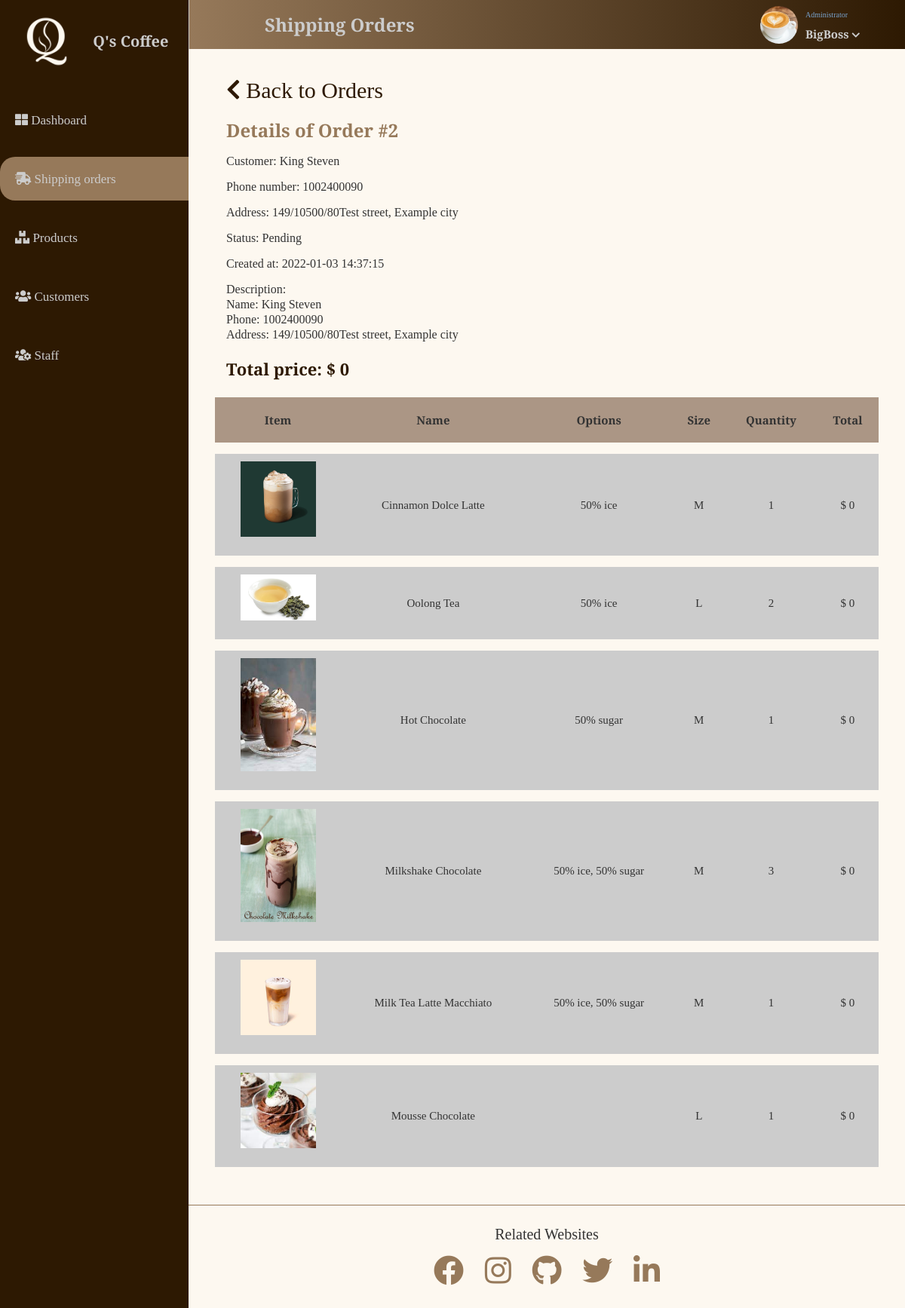
The page /admin/orders/details.php?id=2 (signed in) on the database its author committed.
### tables this page shows
CREATE TABLE `orders` (
  `id` int(11) NOT NULL,
  `customer_id` int(11) DEFAULT NULL,
  `date` timestamp NOT NULL DEFAULT CURRENT_TIMESTAMP,
  `description` text,
  `price` float NOT NULL,
  `status` varchar(10) NOT NULL
);

CREATE TABLE `customers` (
  `id` int(11) NOT NULL,
  `username` varchar(20) NOT NULL,
  `name` varchar(50) NOT NULL,
  `email` varchar(50) NOT NULL,
  `phone` varchar(15) NOT NULL,
  `DOB` date DEFAULT NULL,
  `address` varchar(200) DEFAULT NULL,
  `hashed_password` varchar(100) NOT NULL DEFAULT '$2y$10$.UTq353gU/9.XB8ySXS75.ANbVquqEkZW9mRCg1om5ZS2FW5G2qe2',
  `gender` tinyint(1) NOT NULL DEFAULT '0',
  `avatar` varchar(200) DEFAULT NULL
);

CREATE TABLE `order_details` (
  `order_id` int(11) NOT NULL,
  `item_id` int(11) NOT NULL,
  `quantity` int(11) NOT NULL,
  `price` int(11) NOT NULL,
  `options` varchar(20) NOT NULL,
  `size` varchar(1) NOT NULL
);

CREATE TABLE `items` (
  `id` int(11) NOT NULL,
  `name` varchar(50) NOT NULL,
  `image` varchar(200) NOT NULL,
  `s_price` float DEFAULT NULL,
  `m_price` float DEFAULT NULL,
  `l_price` float DEFAULT NULL,
  `description` text,
  `category` varchar(20) NOT NULL,
  `ice` tinyint(1) NOT NULL,
  `sugar` tinyint(1) NOT NULL
);

### admin/orders/details.php (the view, shortened to what this page needs)
<!DOCTYPE html>
<html lang="en">
<head>
    <link rel="stylesheet" href="https://cdnjs.cloudflare.com/ajax/libs/normalize/8.0.1/normalize.min.css">
    <link rel="stylesheet" href="../assets/css/base.css">
    <link rel="stylesheet" href="../assets/css/main.css">
    <link rel="stylesheet" href="../assets/css/orders.css">
    <link rel="stylesheet" href="https://cdnjs.cloudflare.com/ajax/libs/font-awesome/5.15.1/css/all.min.css" >
</head>
<body>
<?php
       include '../sidebar.php';
        include '../header.php';
        require '../../connect.php';
        $id=$_GET['id'];
        $sql="select order_details.*, items.image,items.name
        from order_details join items on items.id= order_details.item_id
        where order_id=$id";
        $items=$connect->query($sql);
?>
<div class="app">
    <div class="container">
        <div class="orders__details">
            <div class="details">
            <a href="./index.php" class="back"><i class="fas fa-chevron-left"></i> Back to Orders</a>
            <h1>Details of Order #<?php echo $id;?></h1>
            <?php
                $sql="select orders.*,customers.name,customers.address, customers.phone
                from orders join customers on orders.customer_id= customers.id
                where orders.id=$id";
                $res=$connect->query($sql);
                $details=mysqli_fetch_array($res);
            ?>
            <p class="p__details">Customer: <?php echo $details['name'];?></p>
            <p class="p__details">Phone number: <?php echo $details['phone'];?></p>
            <p class="p__details">Address: <?php echo $details['address'];?></p>
            <p class="p__details">Status: <?php echo $details['status'];?></p>
            <p class="p__details">Created at: <?php echo $details['date'];?></p>
            <p class="p__details">Description: <br><?php echo nl2br($details['description']);?></p>
            <p class="p__price">Total price: $ <?php echo  $details['price'];?></p>
            </div>
        </div>
        <div class="orders__order-table">
                <table class="orders__table">
                <thead>
                            <tr>
                                <th>Item</th>
                                <th>Name</th>
                                <th>Options</th>
                                <th>Size</th>
                                <th>Quantity</th>
                                <th>Total</th>
                            </tr>
                        </thead>
                    <tbody>
                        <?php
                            while($row = mysqli_fetch_array($items)){
                                $img=$row['image'];
                                $name=$row['name'];
                                $option=$row['options'];
                                $size=$row['size'];
                                $quantity=$row['quantity'];
                                $total=$row['price'];
                        ?>
                        <tr>
                            <td><img src="../../<?php echo $img;?>" alt="Item Image" width="100px"></td>
                            <td><?php echo $name;?></td>
                            <td><?php echo $option;?></td>
                            <td><?php echo $size;?></td>
                            <td><?php echo $quantity;?></td>
                            <td>$ <?php echo $total;?></td>
                        </tr>
                        <?php } ?>
                    </tbody>
                </table>
            </div>
    </div>
    <?php include '../footer.php'; ?>
</div>
</body>
</html>

### admin/assets/css/base.css (style rules this page uses)
:root { --primary-color:#96795A; --sub-color: #AB9685; --background: #FDF8F0; --dark-color: #2D1902; --text-color: #333; --white-text-color: #ccc; --gradient: linear-gradient(90deg,#96795A,#2D1902); --blue-pastel:#78a2cc; }
* { margin: 0; padding: 0; box-sizing: inherit; }
html { font-size: 62.5%; line-height: 1.6rem; font-family: 'Libre Baskerville', serif; box-sizing: border-box; color: var(--text-color); }
body { background-color: var(--background); }

### admin/assets/css/main.css (style rules this page uses)
.app { width: calc(100% - 25rem); position: absolute; left: 25rem; top:6.5rem; }
.container { min-height: calc(100vh - 6.5rem - 13.5rem); }

### admin/assets/css/orders.css (style rules this page uses)
.orders__order-table { width: 100%; padding: 0 3.5rem 3.5rem; }
.orders__table { border-collapse: collapse; width:100%; font-size: 1.5rem; line-height: 4rem; }
.orders__table thead { background-color: var(--sub-color); text-align: left; margin: 2rem; }
.orders__table th, .orders__table td { padding: 1rem; text-align: center; }
.orders__table td { background-color: #ccc; }
.orders__table tr { border-bottom: 1.5rem solid var(--background); transition: all 0.3s ease; z-index: 2; position: relative; }
.orders__table thead tr { opacity: 1; }
.details { padding: 3rem 5rem; }
.details h1 { color:var(--primary-color); font-size: 2.4rem; margin-top: 2rem; }
.p__details { font-size: 1.6rem; padding: .7rem 0; line-height: 2rem; }
.p__price { padding-top: 2rem; font-size: 2.2rem!important; font-weight: bolder; color: var(--dark-color); }
a.back { display: block; text-decoration: none; color: var(--dark-color); font-size: 3rem; line-height: 5rem; }

### rows shown on the page
orders: customer.name "King Steven", customer.phone "1002400090", customer.address "149/10500/80Test street, Example city", status "Pending", date "2022-01-03 14:37:15", description "Name: King Steven Phone: 1002400090 Address: 149/10500/80Test street, Example city", price "0"
order_details: item.image (picture), item.name "Cinnamon Dolce Latte", options "50% ice", size "M", quantity "1", price "0"
order_details: item.image (picture), item.name "Oolong Tea", options "50% ice", size "L", quantity "2", price "0"
order_details: item.image (picture), item.name "Hot Chocolate", options "50% sugar", size "M", quantity "1", price "0"
order_details: item.image (picture), item.name "Milkshake Chocolate", options "50% ice, 50% sugar", size "M", quantity "3", price "0"
order_details: item.image (picture), item.name "Milk Tea Latte Macchiato", options "50% ice, 50% sugar", size "M", quantity "1", price "0"
order_details: item.image (picture), item.name "Mousse Chocolate", size "L", quantity "1", price "0"

### other values the page prints
$_SESSION['cur'] "Shipping Orders"
$_SESSION['username'] "BigBoss"
$id "2"
